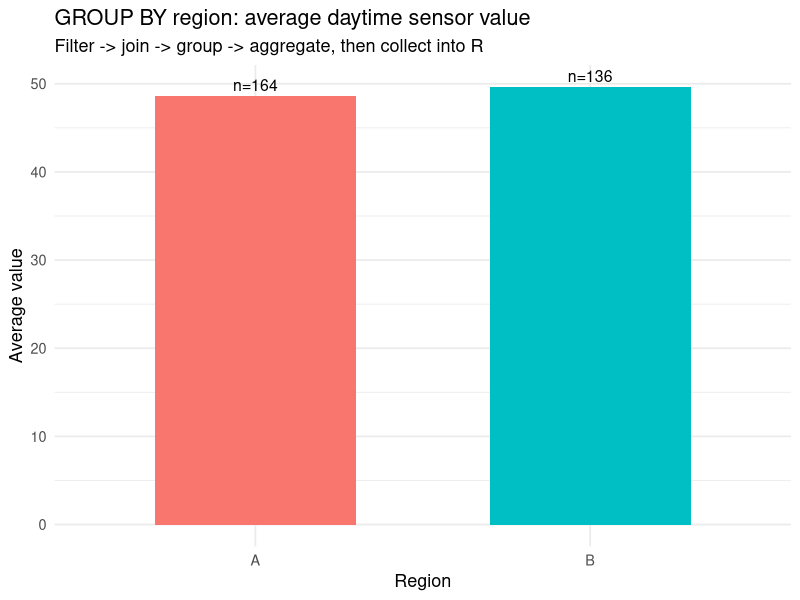

Write R code to recreate this figure.
## ---- chunk 1
#| include: false
suppressPackageStartupMessages(library(tidyverse))
## ---- chunk 2
knitr::opts_chunk$set(echo = TRUE, message = FALSE, warning = FALSE)
## ---- chunk 3
.libPaths(c("C:/Users/miken/R/library-4.4", .libPaths()))
suppressPackageStartupMessages(library(ggplot2))
set.seed(1)

# 1. Create an in-memory "table": a data frame is a relation (a set of rows).
n <- 600
sensors <- data.frame(
  id    = seq_len(n),
  site  = sample(c("north", "south", "east", "west"), n, replace = TRUE),
  hour  = sample(0:23, n, replace = TRUE),
  value = round(rnorm(n, mean = 50, sd = 10), 2),
  stringsAsFactors = FALSE
)

# A lookup table to demonstrate a join (an equijoin on the key "site").
site_info <- data.frame(
  site   = c("north", "south", "east", "west"),
  region = c("A", "A", "B", "B"),
  stringsAsFactors = FALSE
)

# 2. Relational-algebra operators implemented in base R.
#    selection sigma_phi : keep rows satisfying a predicate
sel <- function(df, keep) df[keep, , drop = FALSE]
#    projection pi : keep a subset of columns
proj <- function(df, cols) df[, cols, drop = FALSE]
#    equijoin R |><| S on a shared key
join_on <- function(R, S, key) merge(R, S, by = key)
#    grouping + aggregation gamma
agg <- function(df, by, fun) {
  out <- aggregate(df["value"], by = df[by], FUN = fun)
  out
}

# 3. A query: daytime readings (hour 6..18), joined to region,
#    then average value and count per region.
#    selection: WHERE hour BETWEEN 6 AND 18
day <- sel(sensors, sensors$hour >= 6 & sensors$hour <= 18)
#    join: JOIN site_info ON site
day <- join_on(day, site_info, "site")
#    group + aggregate: GROUP BY region
means  <- agg(day, "region", function(v) mean(v))
counts <- agg(day, "region", function(v) length(v))
summary_tbl <- data.frame(
  region   = means$region,
  avg_value = round(means$value, 2),
  n         = counts$value
)
print(summary_tbl)

# 4. Parameterized-query safety, illustrated without a real database.
#    A "binding" function treats the value strictly as data:
run_param <- function(df, column, value) {
  # value is compared as data; it is never interpreted as code/SQL.
  df[df[[column]] == value, , drop = FALSE]
}
malicious <- "north'; DROP TABLE sensors; --"   # would be dangerous if pasted
safe_rows <- run_param(sensors, "site", malicious)
cat("Rows returned for the malicious 'site' value:", nrow(safe_rows), "\n")
cat("The injected text was treated as a literal value, so it matched nothing.\n")

# 5. Lazy vs eager evaluation. Build a query as an unevaluated promise,
#    then "collect()" it to force execution, mirroring dbplyr.
lazy_query <- function(expr) {
  q <- substitute(expr)         # capture, do not run
  structure(list(call = q, env = parent.frame()), class = "lazy_query")
}
collect_q <- function(q) eval(q$call, q$env)   # force execution now

q <- lazy_query(
  aggregate(value ~ site, data = sensors[sensors$hour >= 6, ], FUN = mean)
)
cat("Built a lazy query object; nothing has executed yet.\n")
by_site <- collect_q(q)   # execution happens here, like collect()
by_site$value <- round(by_site$value, 2)

# 6. Figure produced from the collected (small) result.
ggplot(summary_tbl, aes(x = region, y = avg_value, fill = region)) +
  geom_col(width = 0.6) +
  geom_text(aes(label = paste0("n=", n)), vjust = -0.4, size = 4) +
  labs(
    title = "GROUP BY region: average daytime sensor value",
    subtitle = "Filter -> join -> group -> aggregate, then collect into R",
    x = "Region", y = "Average value"
  ) +
  theme_minimal(base_size = 13) +
  theme(legend.position = "none")
